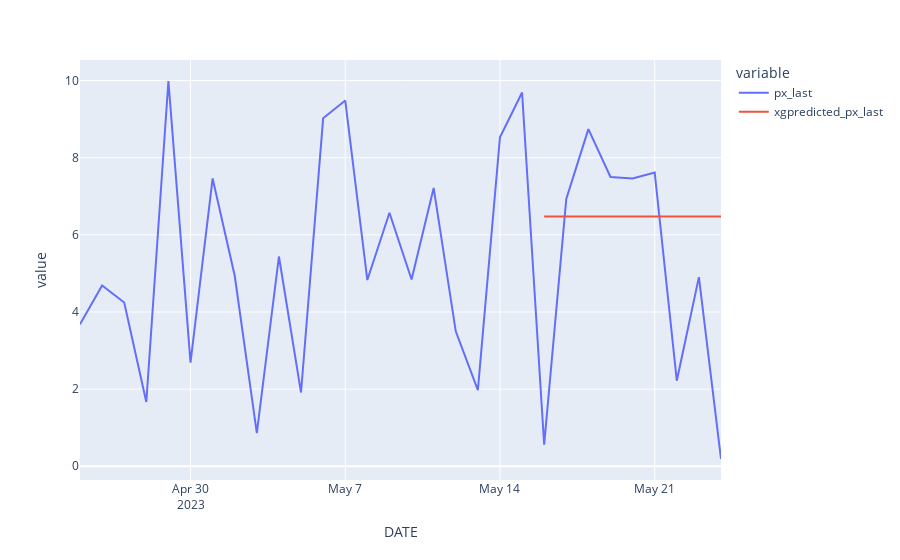

Notebook cell for this chart:
### Code cell
# Let's put what we've learned together and do the same thing with xgboost

import xgboost as xgb

xg_df = base_df.copy()
X_train = train_df[["date_ordinal"]]
y_train = train_df["px_last"]

model = xgb.XGBRegressor(n_estimators=5, learning_rate=0.10, objective='reg:squarederror')
model.fit(X_train, y_train)

xg_df.loc[X_test.index, 'xgpredicted_px_last'] = model.predict(X_test)

px.line(xg_df, x="DATE", y=["px_last", "xgpredicted_px_last"])

### Figure 1 — Plotly figure (JSON) as saved in the notebook; plotly's stock layout.template omitted (floating-point values rounded to 4 significant figures)
{"data": [{"hovertemplate": "variable=px_last<br>DATE=%{x}<br>value=%{y}<extra></extra>", "legendgroup": "px_last", "line": {"color": "#636efa", "dash": "solid"}, "marker": {"symbol": "circle"}, "mode": "lines", "name": "px_last", "orientation": "v", "showlegend": true, "type": "scatter", "x": ["2023-04-25T00:00:00", "2023-04-26T00:00:00", "2023-04-27T00:00:00", "2023-04-28T00:00:00", "2023-04-29T00:00:00", "2023-04-30T00:00:00", "2023-05-01T00:00:00", "2023-05-02T00:00:00", "2023-05-03T00:00:00", "2023-05-04T00:00:00", "2023-05-05T00:00:00", "2023-05-06T00:00:00", "2023-05-07T00:00:00", "2023-05-08T00:00:00", "2023-05-09T00:00:00", "2023-05-10T00:00:00", "2023-05-11T00:00:00", "2023-05-12T00:00:00", "2023-05-13T00:00:00", "2023-05-14T00:00:00", "2023-05-15T00:00:00", "2023-05-16T00:00:00", "2023-05-17T00:00:00", "2023-05-18T00:00:00", "2023-05-19T00:00:00", "2023-05-20T00:00:00", "2023-05-21T00:00:00", "2023-05-22T00:00:00", "2023-05-23T00:00:00", "2023-05-24T00:00:00"], "xaxis": "x", "y": [3.679, 4.688, 4.246, 1.666, 9.988, 2.686, 7.462, 4.938, 0.8603, 5.438, 1.911, 9.02, 9.48, 4.827, 6.571, 4.841, 7.215, 3.498, 1.972, 8.53, 9.692, 0.5587, 6.933, 8.74, 7.498, 7.463, 7.618, 2.218, 4.902, 0.188], "yaxis": "y"}, {"hovertemplate": "variable=xgpredicted_px_last<br>DATE=%{x}<br>value=%{y}<extra></extra>", "legendgroup": "xgpredicted_px_last", "line": {"color": "#EF553B", "dash": "solid"}, "marker": {"symbol": "circle"}, "mode": "lines", "name": "xgpredicted_px_last", "orientation": "v", "showlegend": true, "type": "scatter", "x": ["2023-04-25T00:00:00", "2023-04-26T00:00:00", "2023-04-27T00:00:00", "2023-04-28T00:00:00", "2023-04-29T00:00:00", "2023-04-30T00:00:00", "2023-05-01T00:00:00", "2023-05-02T00:00:00", "2023-05-03T00:00:00", "2023-05-04T00:00:00", "2023-05-05T00:00:00", "2023-05-06T00:00:00", "2023-05-07T00:00:00", "2023-05-08T00:00:00", "2023-05-09T00:00:00", "2023-05-10T00:00:00", "2023-05-11T00:00:00", "2023-05-12T00:00:00", "2023-05-13T00:00:00", "2023-05-14T00:00:00", "2023-05-15T00:00:00", "2023-05-16T00:00:00", "2023-05-17T00:00:00", "2023-05-18T00:00:00", "2023-05-19T00:00:00", "2023-05-20T00:00:00", "2023-05-21T00:00:00", "2023-05-22T00:00:00", "2023-05-23T00:00:00", "2023-05-24T00:00:00"], "xaxis": "x", "y": [null, null, null, null, null, null, null, null, null, null, null, null, null, null, null, null, null, null, null, null, null, 6.476, 6.476, 6.476, 6.476, 6.476, 6.476, 6.476, 6.476, 6.476], "yaxis": "y"}], "layout": {"legend": {"title": {"text": "variable"}, "tracegroupgap": 0}, "margin": {"t": 60}, "xaxis": {"anchor": "y", "domain": [0, 1], "title": {"text": "DATE"}}, "yaxis": {"anchor": "x", "domain": [0, 1], "title": {"text": "value"}}}}
